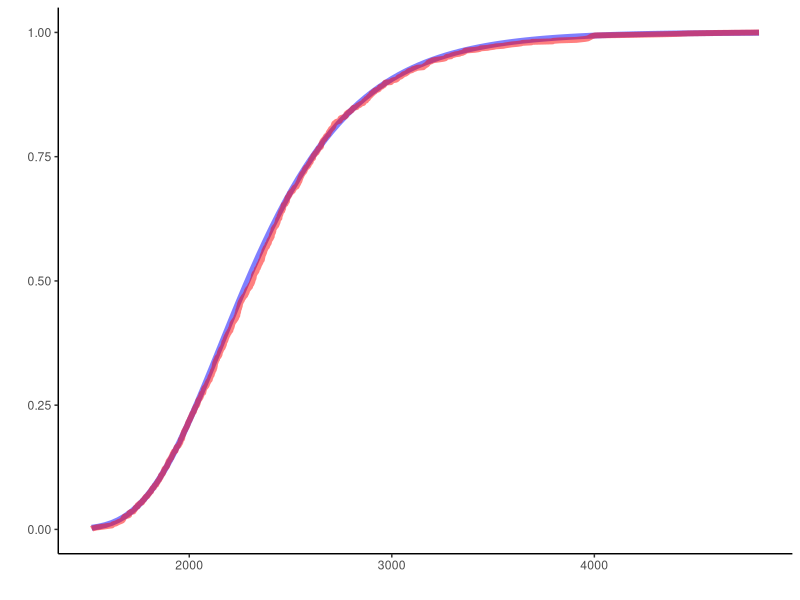

Here is the R script that generated this plot:
# R. Teal Witter
# Math 710 Spring 2019
# Cover Time of Birthdays
library(tidyverse)
library(ggplot2)

trials <- 1000         # Number of trials
n <- 365               # Number of 'vertices' to cover
cover_times <- c()
for (i in 1:trials) {
  x <- 0
  birthdays <- 1:n # Unvisited birthdays
  # Count number of people until every birthday is covered
  while (length(birthdays) > 0) {
    birthday <- sample(1:n, 1, replace=TRUE)      # Uniform birthdays
    birthdays <- birthdays[birthdays != birthday] # Remove birthday
    x <- x+1                                      # Count steps
  }
  cover_times[i] <- x
}

cover_times2 <- data.frame(cover_times)

cover_times3 <- cover_times2%>% # Append percentiles
  mutate(percentile=ecdf(cover_times)(cover_times))

cdf <- function(r) { # Analytical result of cover time CDF
  x <- (r - n * log(n)) / n
  return (exp(-exp(-x)))
}

cdf(2190) # Probability all birthdays represented with 2190 people
cdf(1825) # Probability all birthdays represented with 1825 people

cover_times3 %>% # Graph of birthday cover times
  ggplot() + theme_classic() +
  stat_function(fun = cdf, color="blue", alpha=.5, size=2) +
  geom_line(aes(x=cover_times3$cover_times, y=cover_times3$percentile),
            color="red", alpha=.5, size=2) +
  ylab("") + xlab("")
